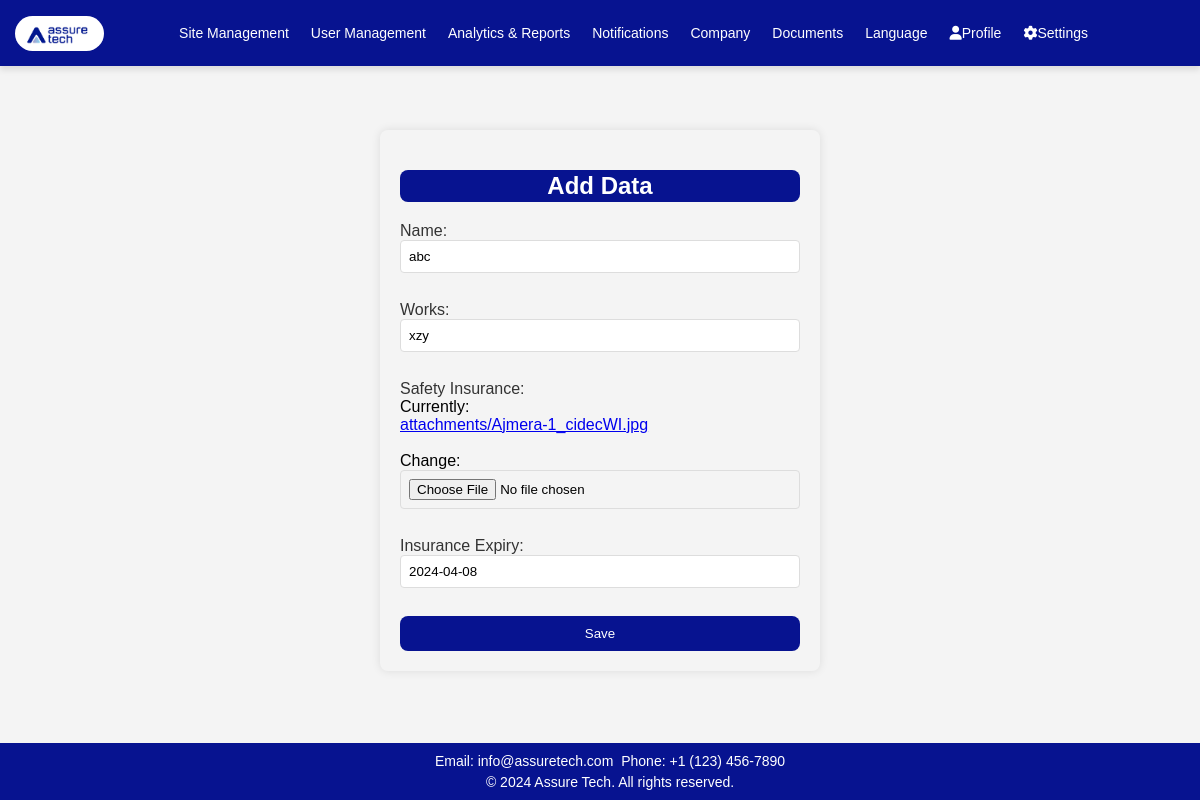
Page /edit_company/1/ on the committed database.
### app1/models.py (models this page shows, shortened)
class company(models.Model):
    sr = models.AutoField(primary_key=True,unique=True)
    name = models.CharField(max_length=100)
    works = models.CharField(max_length=100)
    safety_insurance = models.FileField(upload_to='attachments/', validators=[FileExtensionValidator(['pdf', 'doc', 'docx', 'jpeg', 'jpg'])])
    insurance_expiry = models.DateField()

### app1/views.py (the view)
# urls.py: path('edit_company/<int:pk>/', CompanyUpdateView.as_view(), name='edit_company'),
class CompanyUpdateView(UpdateView):
    model = company
    form_class = CompanyForm
    template_name = 'app1/add_company.html'
    success_url = '/company/'
    def get(self, request, *args, **kwargs):
        asset_instance = get_object_or_404(company, pk=kwargs['pk'])
        form = self.form_class(instance=asset_instance)
        return self.render_to_response({'form': form})

### app1/forms.py
class CompanyForm(forms.ModelForm):
    class Meta:
        model = company
        fields = '__all__'
        widgets = {
            'safety_insurance': forms.ClearableFileInput(attrs={'accept': '.pdf,.doc,.docx,.jpeg,.jpg'}),
        }

### app1/templates/app1/add_company.html (shortened to what this page needs)
<!DOCTYPE html>
<html lang="en">
<head>
    <link rel="stylesheet" href="https://cdnjs.cloudflare.com/ajax/libs/font-awesome/5.15.3/css/all.min.css">
    <link rel="stylesheet" href="https://cdnjs.cloudflare.com/ajax/libs/font-awesome/6.0.0/css/all.min.css">
    {% load static %}
</head>
<body>
    <header>
        <a class="logo" href="#"><img src="{% static 'app1/images/logo.jpg' %}" alt="Logo"></a>
        <nav class="nav">
            <div class="dropdown">
                <a href="{% url 'sites' %}">Site Management</a>
            </div>
            <a href="{% url 'get_all' %}">User Management</a>
            <a href="{% url 'report' %}">Analytics & Reports</a>
            <a href="{% url 'notification1' %}">Notifications</a>
            <a href="{% url 'company' %}">Company</a>
            <a href="{%url 'orientation' %}">Documents</a>
            <div class="dropdown">
                <a href="#" class="dropbtn">Language</a>
            </div>
            <div class="dropdown">
                <a href="#" class="dropbtn"><i class="fas fa-user"></i>Profile</a>
            </div>
            <div class="dropdown">
                <a href="#" class="dropbtn"><i class="fas fa-cog"></i>Settings</a>
            </div>
        </nav>
    </header>
    <div class="content">
        <div class="form-container">
            <h2>Add Data</h2>
            <form method="post" enctype="multipart/form-data">
                <label for="id_name">Name:</label>
                {{ form.name }}
                <br>
                <label for="id_works">Works:</label>
                {{ form.works }}
                <br>
                <label for="id_safety_insurance">Safety Insurance:</label>
                {{ form.safety_insurance }}
                <br>
                <label for="id_insurance_expiry">Insurance Expiry:</label>
                {{ form.insurance_expiry }}
                <br>
                <button type="submit">Save</button>
            </form>
        </div>
    </div>
    <footer>
        <p>Email: info@assuretech.com</p>
        <p>Phone: +1 (123) 456-7890</p>
        <div class="footer-bottom">
            <p>&copy; 2024 Assure Tech. All rights reserved.</p>
        </div>
    </footer>
</body>
</html>

### app1/templates/app1/add_company.html (style rules this page uses)
body { font-family: 'Verdana', sans-serif; width: 100%; margin: 0; padding-top: 10vh; background: #f4f4f4; box-sizing: border-box; height: 800px; }
header { background-color: #071390; color: white; text-align: center; padding: 15px 0; position: fixed; top: 0; width: 100%; z-index: 1000; display: flex; justify-content: space-between; align-items: center; box-shadow: 0px 4px 6px rgba(0, 0, 0, 0.1); }
.nav a { color: white; padding: 10px 10px; font-size: 14px; text-decoration: none; display: inline-block; margin-right: 2px; transition: color 0.3s ease; }
.nav { display: flex; align-items: center; margin-right: 100px; }
.logo img { max-height: 35px; margin-left: 15px; float: left; border-radius: 20px; }
.dropdown { display: inline-block; position: relative; text-align: center; }
footer { position: fixed; bottom: 0; width: 100%; background-color: #071390; color: white; text-align: center; padding: 10px; z-index: 1000; font-size: 14px; }
footer h4, footer p { white-space: nowrap; margin: 0; padding: 2px; display: inline; }
.footer-bottom { white-space: nowrap; padding-top: 5px; }
.footer-bottom p { margin: 0; }
.content { flex-grow: 1; padding: 30px; margin-top: 20px; height: 100px; }
.form-container { max-width: 400px; margin: 0 auto; background-color: transparent; padding: 20px; border-radius: 8px; box-shadow: 0 0 10px rgba(0, 0, 0, 0.1); }
.form-container h2 { text-align: center; background-color: #071390; color: white; border-radius: 8px; padding: 2px; }
form { display: flex; flex-direction: column; }
label { display: inline-block; margin-bottom: 0px; color: #333; }
input { display: block; width: 100%; padding: 8px; margin-bottom: 10px; border: 1px solid #ddd; border-radius: 4px; box-sizing: border-box; }
button { background-color: #071390; color: white; cursor: pointer; padding: 10px; border: none; border-radius: 8px; }

### rows in the picture
company: name "abc", works "xzy", insurance_expiry "2024-04-08"
